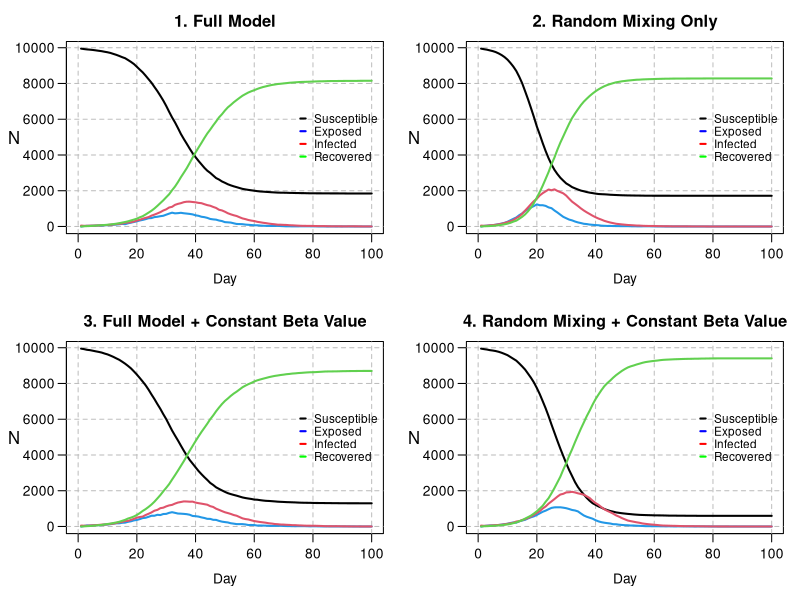

This chart was generated by the following R code:
# Zachary Gavin (s2222962): Wrote get.net, wrote household allocation, created initial nseir function, debugging and commenting
# Shaehroz Khalid (s2869421): All plotting and visualisation, turned household allocation vector to one line, debugging and commenting
# Brandon Causing (s2901457): Completion and performance optimisation of the main nseir simulation function, debugging and commenting
# division of work was close to 1/3 each

################################################################################


## GENERAL DESCRIPTION

# This script implements an agent-based SEIR (Susceptible-Exposed-Infected-Recovered)
# model to simulate the spread of an epidemic in a population of n individuals.
# The model incorporates three modes of transmission: within-household, through a
# pre-defined social network, and via random mixing.
# The script defines functions to generate the population and social network,
# run the SEIR simulation, and plot the results under different scenarios.
# The final section compares four scenarios to analyse the impact of social
# structure and individual heterogeneity (beta) on the epidemic dynamics.




######################################################################
### ------- START OF MODEL SETUP AND POPULATION GENERATION ------- ###
######################################################################

# We first define the global parameters for the model and generate the base 
# population, setting the maximum size of a household and assigning each of the 
# 'n' individuals a "sociability" parameter.

n <- 10000
people <- 1:n
h_max <- 5
beta <- runif(n, 0, 1)


######################################################################
######## ---------- HOUSEHOLD GENERATION FUNCTION ---------- #########
######################################################################

# We then generate n hh sizes uniform on {1,2,3,4,5}, make a vector repeating
# the "household number" the size of the hh times, then cut off at length n.
# This assigns each of the n individuals to a household.

h <- rep(1:n, sample(1:h_max, n, replace = TRUE))[1:n] 


######################################################################
############ ------- NETWORK GENERATION FUNCTION ------- #############
######################################################################

# We proceed to make a function that creates regular social network connections 
# between individuals who are not in the same household.

# * beta = length n vector of sociability parameters
# * h = household connections
# * nc = average number of network connections someone has
# get.net initially generates a vector of Bernoullis for each person i, containing
# their connections with people (i+1):n. For each person, this is immediately 
# turned into a list of indices to save computation time, then into a list
# of connection pairs for inversion and removing hh connections.

get.net <- function(beta, h, nc=15) {
  
  n <- length(h)
  b_bar <- sum(beta)/length(beta)
  # initialising two lists to store connections
  conns_init <- vector(mode = "list", length = n) 
  conns <- vector(mode = "list", length = n)
  for (i in 1:n) {
    if (i < n) {
      b <- rbinom(n-i, 1, nc*beta[i]*beta[(i+1):n]/(b_bar^2*(n-1)) )
      # which(b==1) returns values in 1:n-i, so +i to get indices in (i+1):n
      conns_init[[i]] <- which(b == 1) + i  
    }
  }
  
  # vectorised rep, sapply returns vector. pairs is all unique net connections
  pairs <- cbind(rep(1:n, sapply(conns_init, length)), unlist(conns_init)) 
  
  if (nrow(pairs) > 0) { 
    # keep only rows of pairs where members are not in the same household
    pairs <- pairs[h[pairs[,1]] != h[pairs[,2]], , drop = FALSE] 
    
    if(nrow(pairs) > 0) {
      for (i in 1:nrow(pairs)){
        # add person 1 in pair to connections list of person 2, and vice-versa
        conns[[pairs[i,1]]] <- append(conns[[pairs[i,1]]],  pairs[i,2] )
        conns[[pairs[i,2]]] <- append(conns[[pairs[i,2]]],  pairs[i,1] )
      }
    }
  }
  
  return(conns)
}


######################################################################
############## ------- SEIR SIMULATION FUNCTION ------- ##############
######################################################################

# We now create a function that simulates the epidemic over nt time steps, 
# incorporating into the model the household and regular network contacts that 
# can be established using the previous functions, and tracking the number of 
# individuals in each SEIR compartment.

# * beta = sociability vector 
# * h = list of what household each person is in
# * alink = nested list of the net connections of each person 
# * alpha = parameters governing the prob. of exposure from each pathway 
#  -- alpha[1] concerns hh infection, alpha[2] network infections, alpha[3] gen. mixing 
# * delta =  daily prob of I->R 
# * gamma = daily prob of E->R 
# * nc = measure of how much "social interaction" happens in the population
# * nt = number of days the simulation runs over
# * pinf is prop of population initially infected

nseir <- function(beta, h, alink, 
                  alpha=c(0.1, 0.01, 0.01), 
                  delta=.2, 
                  gamma=.4, 
                  nc=15, nt=100, pinf=.005) {
  
  ### --- 1. Set-Up --- ###
  n <- length(beta)
  x <- rep(0, n) # everyone starts off susceptible 
  num_to_infect <- max(1, round(pinf*n))
  x[sample(1:n, num_to_infect)] <- 2 # pick a few people to start off infected
  
  # set up households (who's in each household)
  hh_index_list <- split(1:n, h) 
  
  # for future calculation of mixing probs
  b_bar <- sum(beta)/n
  
  # initialize counts of statuses for day 1
  t <- S <- E <- I <- R <- rep(0, nt)
  t[1] <- 1
  S[1] <- n - num_to_infect
  I[1] <- num_to_infect
  
  ### --- 2. Daily Simulation --- ###
  # each day:
  # -- find who transitions to a different status 
  # -- count how many people are in each status
  for(i in 2:nt) {
    
    # random numbers assigned to each person to compare with transition probs
    u <- runif(n) 
    
    # keep track of infected people
    infected_indices <- which(x == 2)
    susceptible_indices <- which(x==0)
    n_infected <- length(infected_indices)
    
    ## -- 2a. Infectious to Recovered -- ##
    # transition from infected to recover with probability = delta
    x[x == 2 & u < delta] <- 3
    
    ## -- 2b. Exposed to Infectious -- ##
    # transition from exposed to infected with probability = gamma
    x[x == 1 & u < gamma] <- 2
    
    ## -- 2c. Set-Up of Susceptible to Exposed -- ##
    # find who transitions from susceptible to exposed
    # initialize lists of those exposed through infected people 
    hh_exposed <- net_exposed <- mix_exposed <- integer(0)
    
    # if nobody's infected, nobody can become exposed
    if (n_infected > 0) {
      
      ## -- 2c(i). Household Exposure -- ##
      # find who gets infected from household contacts
      # ** prob of getting infected by a household member = alpha[1]
      # -----
      # count how many people are infected in each household
      hh_infected_counts <- tabulate(h[infected_indices], nbins = max(h))
      # which households have someone infected in them
      infected_hh <- which(hh_infected_counts > 0)
      # prob of infection by at least one infected household member
      if (length(infected_hh) > 0) {
        hh_probs <- 1 - (1-alpha[1])^hh_infected_counts[infected_hh]
        # who transitions to infected in the household
        hh_exposed <- unlist(
          Map(function(hh, prob) { # this applies function to each pair
            hh_members <- hh_index_list[[as.character(hh)]]
            sus <- hh_members[x[hh_members] == 0] 
            sus[u[sus] < prob]
          }, hh = infected_hh, prob = hh_probs), use.names = FALSE
        )
      }
      
      ## -- 2c(ii). Regular Network Exposure -- ##
      # find who gets infected from regular network contacts
      # ** prob of getting infected by regular network contact = alpha[2]
      # -----
      # who is in a regular network with someone infected
      neighbors_of_infected <- unlist(alink[infected_indices], use.names = FALSE)
      if(length(neighbors_of_infected) > 0) {
        # count how many people are infected in each regular network 
        net_infected_counts <- tabulate(neighbors_of_infected, nbins = n)
        # which networks have someone infected in them
        sus_exposed_to_net <- which(net_infected_counts > 0 & x == 0)
        # prob of infection by at least one infected regular network contact
        if (length(sus_exposed_to_net) > 0) {
          net_probs <- 1 - (1-alpha[2])^net_infected_counts[sus_exposed_to_net]
          # who transitions to infected in network
          net_exposed <- sus_exposed_to_net[u[sus_exposed_to_net] < net_probs]
        }
      }
      
      ## -- 2c(iii). Random Mixing Exposure -- ##
      # find who gets infected from random mixing
      # ** prob of infection by random mixing = a[3]*b[i]*b[j]/(b_bar^2*(n-1))
      # ** b[i], b[j] are "sociability" parameters for people i, j
      # -----
      
      # generate new unifs so no undue corr. between rand. mix. infs & other inf. pathways
      u <- runif(length(susceptible_indices)) 
      
      # trans_probs is shape #infected x #susceptible containing infection probs
      trans_probs <- outer(beta[infected_indices],beta[susceptible_indices])*nc*alpha[3]/(b_bar^2 * (n-1))
      
      
      # gives infection prob for each susceptible person
      # sum over columns (possible infectors)
      inf_probs <- 1 - apply(1-trans_probs, MARGIN=2, FUN=prod) 
      
      mix_exposed <- susceptible_indices[u<inf_probs]
      
    }
    
    ## -- 2d. Susceptible to Exposed -- ##
    # gather everyone who transitions from susceptible to exposed
    if (length(hh_exposed) > 0 || length(net_exposed) > 0 || length(mix_exposed) > 0) {
      newly_exposed <- unique(c(hh_exposed, net_exposed, mix_exposed))
      x[newly_exposed] <- 1
    }
    
    ## -- 2e. Daily Counts -- ##
    # keep track of daily counts of statuses
    S[i] <- sum(x == 0)
    E[i] <- sum(x == 1)
    I[i] <- sum(x == 2)
    R[i] <- sum(x == 3)
    t[i] <- i
  }
  
  ### --- 3. Output --- ###
  # each component of list is an SEIR status with corresponding daily counts
  return(list(t = t, S = S, E = E, I = I, R = R))
}


######################################################################
############## ------- PLOTTING HELPER FUNCTION ------- ##############
######################################################################

# We next create a function to cleanly plot SEIR simulations. The function allows
# for users to easily change parameters of the SEIR model to visualize changes
# in behavior by taking the same inputs as the nseir() function.

epi_plot <- function(beta, h, alink, 
                     alpha = c(0.1, 0.01, 0.01),
                     delta = 0.2,
                     gamma = 0.4,
                     nc = 15, nt = 100, pinf = 0.005,
                     title = "SEIR Dynamics") {
  
  # simulate the model with the chosen parameters from the epi_plot arguments
  epi <- nseir(beta, h, alink, alpha, delta, gamma, nc, nt, pinf)
  
  # set up the plot limits, title, and axis label orientations
  plot(x = NA, y = NA, xlim = c(0, max(epi$t)), ylim = c(0, max(epi$S)), 
       xlab = "", ylab = "", main = title, las = 1)
  
  # set up dashed grid lines
  grid(nx = NULL, ny = NULL, lty = 2, col = "gray", lwd = 1)
  
  # set axis titles, spacing, and title orientation
  title(xlab = "Day", mgp = c(2.2, 0.7, 0)) # x axis
  mtext("N", side = 2, line = 2.8, las = 1) # y axis
  
  # plot the simulation with each day connected via a line
  lines(x = epi$t, y = epi$S, lty = 1, lwd = 2)
  lines(epi$E, col = 4, lty = 1, lwd = 2) 
  lines(epi$I, col = 2, lty = 1, lwd = 2)
  lines(epi$R, col = 3, lty = 1, lwd = 2)
  
  # create the legend and set aesthetics
    legend(x = "right", 
         legend = c("Susceptible", "Exposed",
                    "Infected", "Recovered"),
         col = c("black", "blue", "red", "green"),
         lty = 1, lwd = 2,
         # --- Key Adjustments for Spacing ---
         y.intersp = 0.9,    # Increase vertical spacing between lines
         seg.len = .5,      # Make the line segments longer and more visible
         x.intersp = 0.8,    # Adjust horizontal space between line and text
         cex = 0.85,       # Reduce the overall font and symbol size
         bty = "n")         # No box
}


######################################################################
############# ------- MODEL SCENARIO COMPARISON ------- ##############
######################################################################

# Finally, we plot four different scenarios for the model: (1) the full model with
# default parameters, (2) random mixing as the only method of infection
# (i.e. removing spread via household and network contacts), (3) the full model 
# but setting a constant sociability parameter across the population (set as the 
# mean of the betas), and (4) a mix of the previous two scenarios that considers
# both random mixing only and constant sociability.

# 2x2 grid, mar allows good spacing, mgp moves axis
par(mfrow = c(2, 2), mar = c(4, 4, 2.5, 1), mgp = c(2.2, 0.7, 0)) 

# regular network contacts with random betas (scenarios 1, 2)
alink <- get.net(beta, h)

# regular network contacts with constant beta (scenarios 3, 4)
beta_const <- rep(mean(beta), n)
alink_const_beta <- get.net(beta_const, h)

# ------------------

### --- SCENARIO 1: full model with default parameters --- ###
epi_plot(beta, h, alink, title = "1. Full Model")


### --- SCENARIO 2: random mixing only --- ###
epi_plot(beta, h, alink, alpha = c(0, 0, 0.04),
         title = "2. Random Mixing Only")

### --- SCENARIO 3: full model with constant beta value --- ###
epi_plot(beta_const, h, alink_const_beta, 
         title = "3. Full Model + Constant Beta Value")

### --- SCENARIO 4: random mixing with constant beta --- ###
epi_plot(beta_const, h, alink_const_beta, alpha = c(0, 0, 0.04),
         title = "4. Random Mixing + Constant Beta Value")

# ------------------
# reset plot settings
par(mfrow = c(1, 1))


######################################################################
################ ------- DISCUSSION OF PLOTS -------- ################
######################################################################

# When we remove household and network effects, while holding constant the
# total no. of daily contacts, we see the epidemic proceeding noticeably
# faster. This occurs both in the case of non-constant and constant beta.
# In the full model, although the total number of contacts in a day
# is the same as the mixing only model, these contacts will be
# concentrated locally. This introduces the possibility, for instance,
# for household groups to all get infected, at which point there can 
# be no disease spread in this pathway. These types of effects will
# combine to slow the spread when compared to the mixing only model. 
